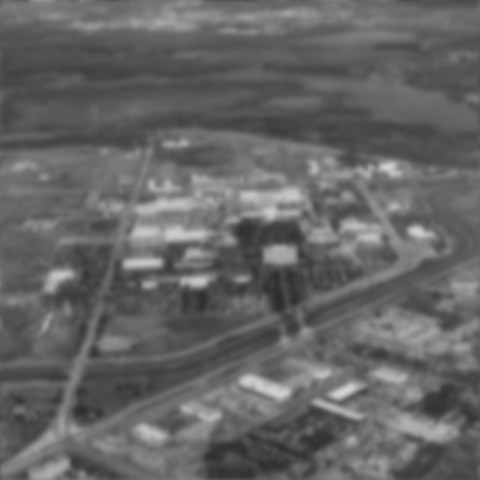
#> input picture lab6/Q6_2.tif, 480 x 480 px
$ python Q6_2_2.py
#> lines starting #> are read from the running program, lines starting #| are printed output that depends on the picture
import numpy as np
from PIL import Image
from matplotlib import pyplot as plt

from numpy.fft import fft2, ifft2, fftshift, ifftshift

# %% read in the image and do transform
Q6_2 = np.array(Image.open("Q6_2.tif"))
#> Q6_2 is the input picture: shape (480, 480); min 44, max 211, mean 101.2
row, col = Q6_2.shape
#> row = 480; col = 480
img_fourier = fftshift(fft2(Q6_2))
img_fourier_view = np.log(np.abs(img_fourier) + 1)
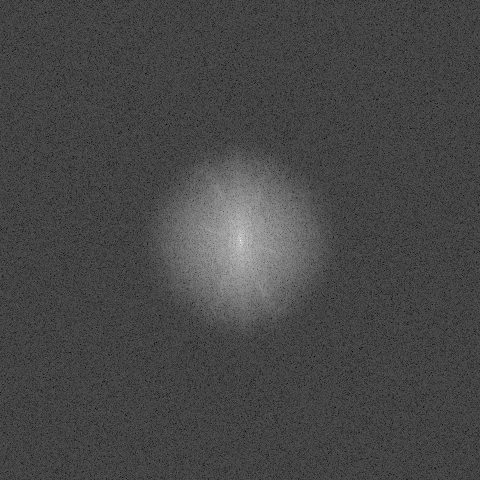
#> img_fourier_view: shape (480, 480) float64; min 0.322, max 16.96, mean 4.99; drawn with min black and max white
plt.imshow(img_fourier_view, cmap='gray')
plt.show()


# %% butterworth low pass filter
def butterworth(d: int = 40):
    n = 10

    def _func(mu, nu):
        return 1 / (1 + ((mu - row / 2) ** 2 + (nu - col / 2) ** 2) ** n /
                    d ** (2 * n))

    return np.fromfunction(_func, (row, col)).astype(float)


butter40 = butterworth(d=40)
butter70 = butterworth(d=70)
butter85 = butterworth(d=85)

plt.figure(figsize=(9.6, 4.8))
plt.subplot(131)
plt.imshow(butter40, cmap='gray')
plt.title('Butterworth low pass filter\n$d_0=40$')
plt.subplot(132)
plt.imshow(butter70, cmap='gray')
plt.title('Butterworth low pass filter\n$d_0=70$')
plt.subplot(133)
plt.imshow(butter85, cmap='gray')
plt.title('Butterworth low pass filter\n$d_0=85$')
plt.savefig("Q6_2_b.png")
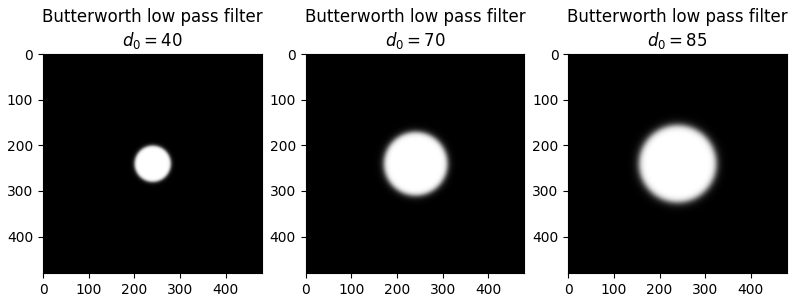
#> figure drawn by matplotlib, 3 panels
plt.show()

# %% generate degradation function
k = 0.0025
func = np.fromfunction(lambda mu, nu:
                       np.exp(-k * ((mu - row / 2) ** 2 + (nu - col / 2) ** 2) ** (5 / 6)),
                       (row, col))

plt.imshow(func, cmap='gray')
plt.show()
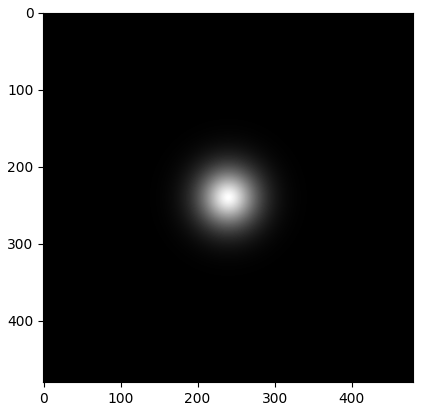
#> figure drawn by matplotlib, 1 panel

# %% restore the image
# img_out_fourier = img_fourier / func
img_out_fourier = np.divide(img_fourier, func)
img_out_fourier_view = np.log(np.abs(img_out_fourier) + 1)
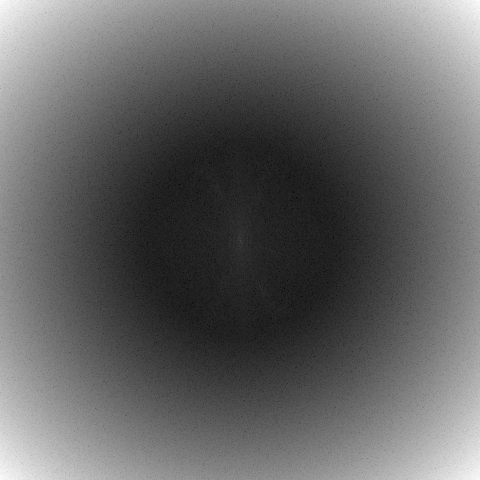
#> img_out_fourier_view: shape (480, 480) float64; min 4.35, max 46.69, mean 21; drawn with min black and max white
plt.imshow(img_out_fourier_view, cmap='gray')
plt.show()


def restore(butter, fourier=img_out_fourier):
    fourier *= butter
    # fourier = np.multiply(fourier, butter)
    img_out_view = np.log10(np.abs(fourier) + 1)
    img_out = np.abs(ifft2(ifftshift(img_out_fourier)))
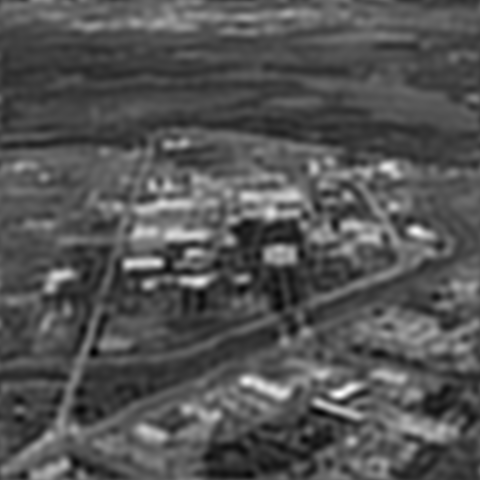
#> img_out: shape (480, 480) float64; min 19.12, max 268.4, mean 101.2; drawn with min black and max white
    return fourier, img_out_view, img_out


_, img_out_view40, img_out40 = restore(butter40)
_, img_out_view70, img_out70 = restore(butter70)
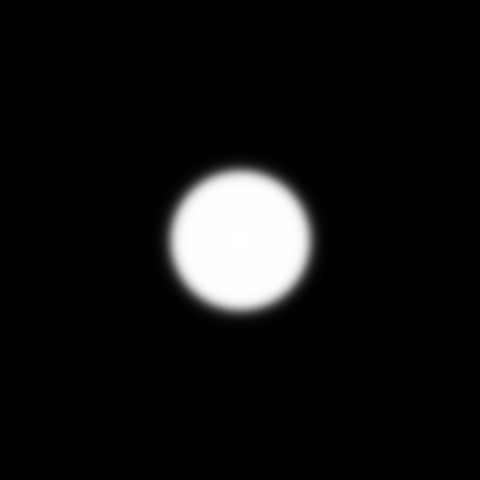
#> butter70: shape (480, 480) float64; min 1.94e-14, max 1, mean 0.0679
_, img_out_view85, img_out85 = restore(butter85)
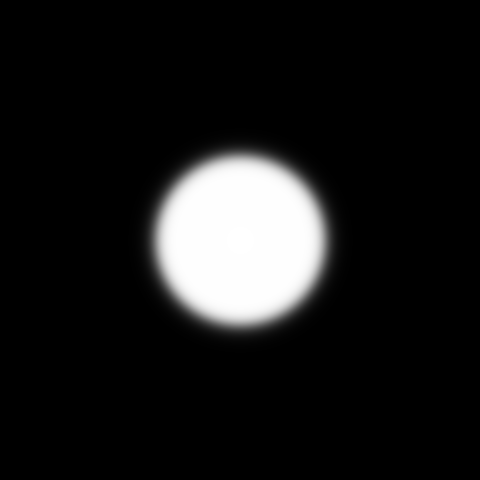
#> butter85: shape (480, 480) float64; min 9.42e-13, max 1, mean 0.1

plt.figure(figsize=(9.6, 6.4))
plt.subplot(231)
plt.imshow(img_out_view40, cmap='gray')
plt.title(
    'Fourier transform of\n'
    'the restored image\n'
    '(log transformed, $d_0 = 40$)')
plt.subplot(234)
plt.imshow(img_out40, cmap='gray')
plt.title('Restored image')

plt.subplot(232)
plt.imshow(img_out_view70, cmap='gray')
plt.title(
    'Fourier transform of\n'
    'the restored image\n'
    '(log transformed, $d_0 = 70$)')
plt.subplot(235)
plt.imshow(img_out70, cmap='gray')
plt.title('Restored image')

plt.subplot(233)
plt.imshow(img_out_view85, cmap='gray')
plt.title(
    'Fourier transform of\n'
    'the restored image\n'
    '(log transformed, $d_0 = 85$)')
plt.subplot(236)
plt.imshow(img_out85, cmap='gray')
plt.title('Restored image')
plt.savefig('Q6_2_2.png')
plt.show()

$ run again, with lab6/Q6_1_3.tiff saved as lab6/Q6_2.tif
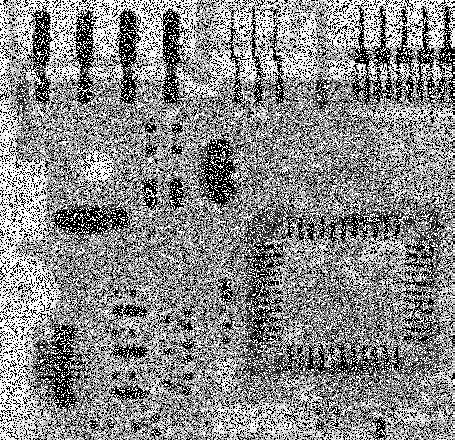
#> input picture lab6/Q6_1_3.tiff, 455 x 440 px
#> Q6_2 is the input picture: shape (440, 455); min 0, max 255, mean 138.1
#> in restore, `img_out = np.abs(ifft2(ifftshift(img_out_fourier)))`:
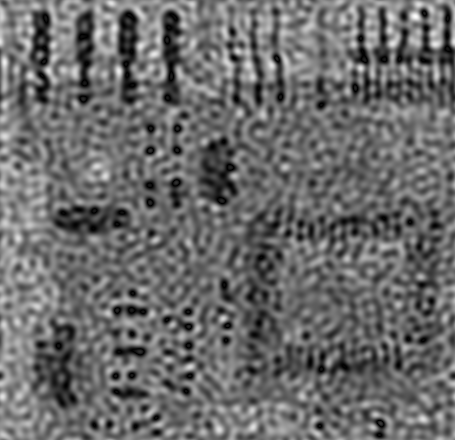
#> img_out: shape (440, 455) float64; min 0.249, max 327.6, mean 138.4; drawn with min black and max white
#> `_, img_out_view85, img_out85 = restore(butter85)`:
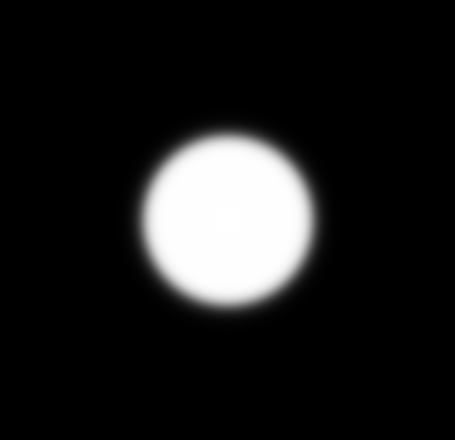
#> butter85: shape (440, 455) float64; min 3.82e-12, max 1, mean 0.115
